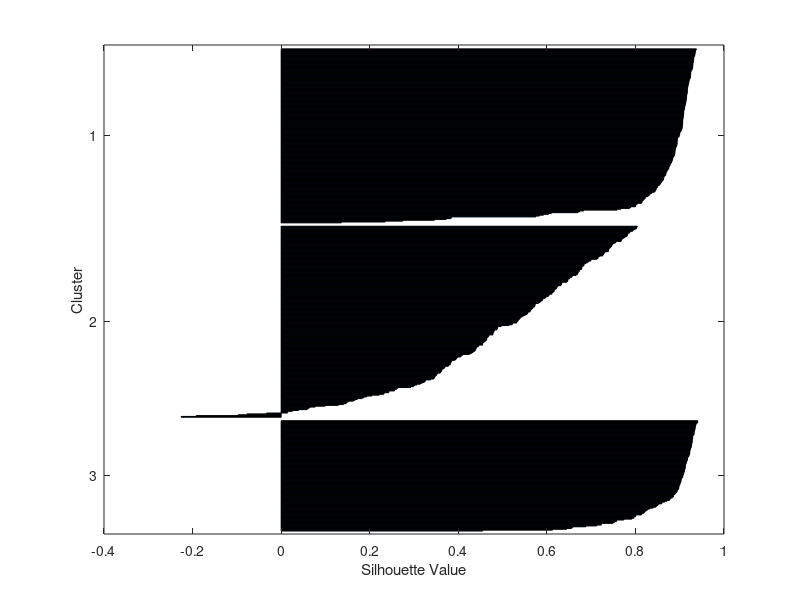
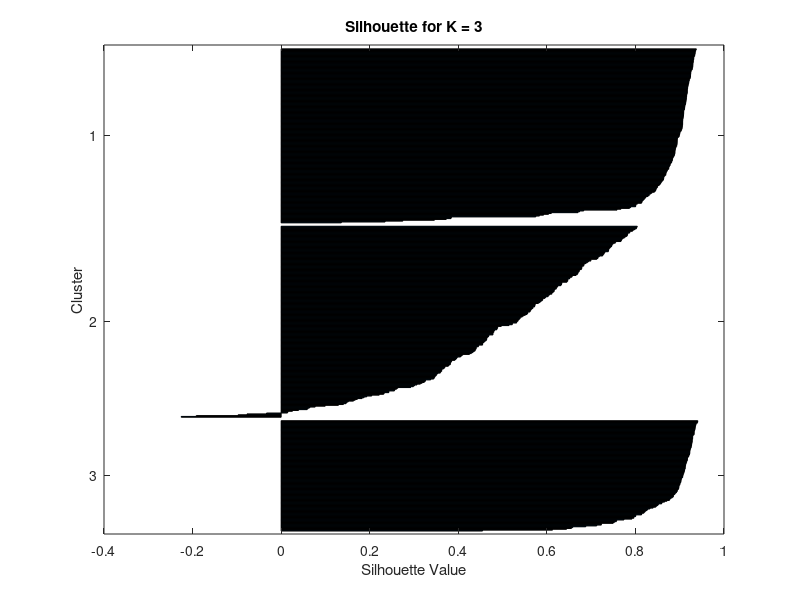
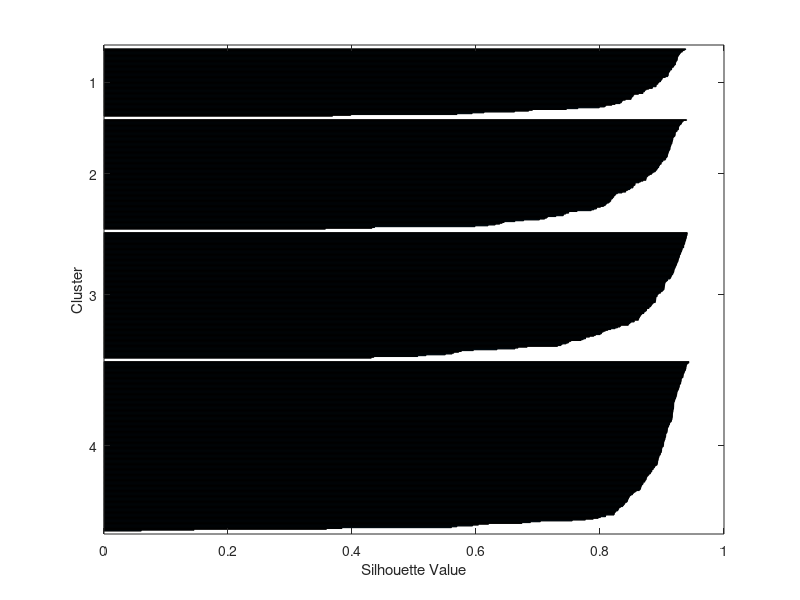
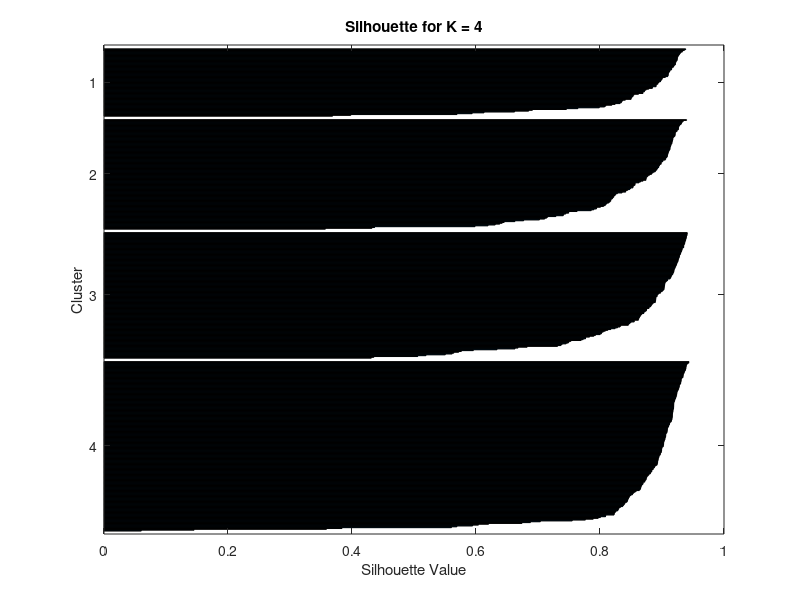

Reproduce these figures in MATLAB, in order. (Note: this script raises an error after producing the figures.)
rng('default');  
load('kmeansdata.mat'); 

numClusters = [3, 4, 5];
silhouetteAvg = zeros(size(numClusters));
bestSilhouette = -Inf; 

options = statset('MaxIter', 1000, 'Display', 'final');

for K = numClusters
    [idx, centroids, sumd] = kmeans(X, K, 'Distance', 'sqEuclidean', 'Replicates', 10, 'Options', options);
    silhouetteValues = silhouette(X, idx, 'sqEuclidean');
    silhouetteAvg(K-2) = mean(silhouetteValues);
    
    figure;
    silhouette(X, idx, 'sqEuclidean');
    title(['Silhouette for K = ', num2str(K)]);
    
    if silhouetteAvg(K-2) > bestSilhouette
        bestSilhouette = silhouetteAvg(K-2);
        bestIdx = K;
        bestClusterIdx = idx;
        bestCentroids = centroids;
    end
end

figure;
hold on;
colors = ['r', 'b', 'g', 'c', 'm'];  % Extended to accommodate up to 5 clusters
for K = 1:bestIdx
    clust = X(bestClusterIdx==K,:);
    scatter(clust(:,1), clust(:,2), 36, colors(K), 'o', 'filled');
end
scatter(bestCentroids(:,1), bestCentroids(:,2), 100, 'k', 'x', 'LineWidth', 3);
legendEntries = arrayfun(@(x) ['Cluster ' num2str(x)], 1:bestIdx, 'UniformOutput', false);
legendEntries{end+1} = 'Centroids';
legend(legendEntries, 'Location', 'NW');
title(['Cluster Assignments and Centroids for K = ', num2str(bestIdx)]);
hold off;

fprintf('The best number of clusters K is %d with an average silhouette score of %.2f\n', bestIdx, bestSilhouette);
